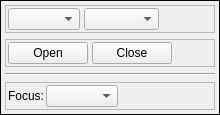
                <widget class="QFrame" name="frame_4">
                 <property name="frameShape">
                  <enum>QFrame::Box</enum>
                 </property>
                 <property name="frameShadow">
                  <enum>QFrame::Plain</enum>
                 </property>
                 <layout class="QGridLayout" name="gridLayout_4">
                  <property name="leftMargin">
                   <number>4</number>
                  </property>
                  <property name="topMargin">
                   <number>4</number>
                  </property>
                  <property name="rightMargin">
                   <number>4</number>
                  </property>
                  <property name="bottomMargin">
                   <number>4</number>
                  </property>
                  <item row="1" column="0" colspan="2">
                   <widget class="QFrame" name="frame_7">
                    <property name="frameShape">
                     <enum>QFrame::StyledPanel</enum>
                    </property>
                    <property name="frameShadow">
                     <enum>QFrame::Raised</enum>
                    </property>
                    <layout class="QHBoxLayout" name="horizontalLayout_8">
                     <property name="spacing">
                      <number>4</number>
                     </property>
                     <property name="leftMargin">
                      <number>2</number>
                     </property>
                     <property name="topMargin">
                      <number>2</number>
                     </property>
                     <property name="rightMargin">
                      <number>2</number>
                     </property>
                     <property name="bottomMargin">
                      <number>2</number>
                     </property>
                     <item>
                      <widget class="QPushButton" name="pbOpenCameraList">
                       <property name="text">
                        <string>Open</string>
                       </property>
                      </widget>
                     </item>
                     <item>
                      <widget class="QPushButton" name="pbCloseCameraList">
                       <property name="text">
                        <string>Close</string>
                       </property>
                      </widget>
                     </item>
                     <item>
                      <spacer name="horizontalSpacer_3">
                       <property name="orientation">
                        <enum>Qt::Horizontal</enum>
                       </property>
                       <property name="sizeHint" stdset="0">
                        <size>
                         <width>40</width>
                         <height>20</height>
                        </size>
                       </property>
                      </spacer>
                     </item>
                    </layout>
                   </widget>
                  </item>
                  <item row="0" column="0" colspan="2">
                   <widget class="QFrame" name="frame_6">
                    <property name="frameShape">
                     <enum>QFrame::StyledPanel</enum>
                    </property>
                    <property name="frameShadow">
                     <enum>QFrame::Raised</enum>
                    </property>
                    <layout class="QHBoxLayout" name="horizontalLayout_7">
                     <property name="spacing">
                      <number>4</number>
                     </property>
                     <property name="leftMargin">
                      <number>2</number>
                     </property>
                     <property name="topMargin">
                      <number>2</number>
                     </property>
                     <property name="rightMargin">
                      <number>2</number>
                     </property>
                     <property name="bottomMargin">
                      <number>2</number>
                     </property>
                     <item>
                      <widget class="QComboBox" name="cbCamList">
                       <property name="currentIndex">
                        <number>-1</number>
                       </property>
                      </widget>
                     </item>
                     <item>
                      <widget class="QComboBox" name="cbCameraMode">
                       <property name="minimumSize">
                        <size>
                         <width>75</width>
                         <height>0</height>
                        </size>
                       </property>
                      </widget>
                     </item>
                     <item>
                      <spacer name="horizontalSpacer_7">
                       <property name="orientation">
                        <enum>Qt::Horizontal</enum>
                       </property>
                       <property name="sizeHint" stdset="0">
                        <size>
                         <width>40</width>
                         <height>20</height>
                        </size>
                       </property>
                      </spacer>
                     </item>
                    </layout>
                   </widget>
                  </item>
                  <item row="3" column="0" colspan="2">
                   <widget class="QFrame" name="frame_13">
                    <property name="frameShape">
                     <enum>QFrame::StyledPanel</enum>
                    </property>
                    <property name="frameShadow">
                     <enum>QFrame::Raised</enum>
                    </property>
                    <layout class="QHBoxLayout" name="horizontalLayout_4">
                     <property name="spacing">
                      <number>2</number>
                     </property>
                     <property name="leftMargin">
                      <number>2</number>
                     </property>
                     <property name="topMargin">
                      <number>2</number>
                     </property>
                     <property name="rightMargin">
                      <number>2</number>
                     </property>
                     <property name="bottomMargin">
                      <number>2</number>
                     </property>
                     <item>
                      <widget class="QLabel" name="label_11">
                       <property name="text">
                        <string>Focus:</string>
                       </property>
                      </widget>
                     </item>
                     <item>
                      <widget class="QComboBox" name="cbCamListFocus">
                       <property name="currentIndex">
                        <number>-1</number>
                       </property>
                      </widget>
                     </item>
                     <item>
                      <spacer name="horizontalSpacer_2">
                       <property name="orientation">
                        <enum>Qt::Horizontal</enum>
                       </property>
                       <property name="sizeHint" stdset="0">
                        <size>
                         <width>40</width>
                         <height>20</height>
                        </size>
                       </property>
                      </spacer>
                     </item>
                    </layout>
                   </widget>
                  </item>
                  <item row="2" column="0" colspan="2">
                   <widget class="Line" name="line_3">
                    <property name="orientation">
                     <enum>Qt::Horizontal</enum>
                    </property>
                   </widget>
                  </item>
                 </layout>
                </widget>
